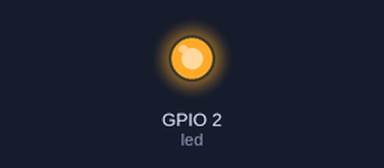
A sketch run on a simulated ESP8266 (NodeMCU). Parts: output pins drawn as LEDs (lit = HIGH). WiFi joins after 1.5 s; servers stay silent unless stated; what the sketch prints to the serial monitor is not drawn.

Above: at 0.1 s.
At 1.5 s:
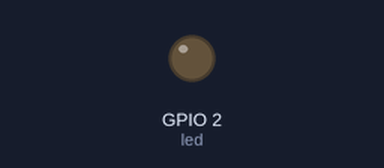
Timing chart, 0 to 3.1 s (numbered marks = the images above):
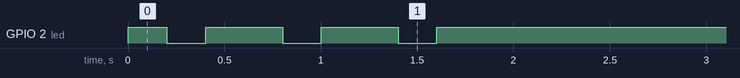

The sketch:

HelloServer.ino
```cpp
#include <ESP8266WiFi.h>
#include <WiFiClient.h>
#include <ESP8266WebServer.h>

const char* ssid = "xxx";
const char* password = "xxx";


ESP8266WebServer server(80);

const int led = 2;

void handle_root() {
  //digitalWrite(led, 1);
  server.send(200, "text/html", "<!DOCTYPE html><html><head></head><body>Hello from esp8266!<br>Light: <a href=\"on\">on</a>, <a href=\"off\">off</a></body></html>");
  //delay(100);
  //digitalWrite(led, 0);
}

void setup(void)
{
  Serial.begin(115200);
  pinMode(led, OUTPUT);
  digitalWrite(led, 0);

  // Connect to WiFi network
  WiFi.begin(ssid, password);
  Serial.println("");

  // Wait for connection
  while (WiFi.status() != WL_CONNECTED) {
    digitalWrite(led, 1);
    delay(200);
    digitalWrite(led, 0);
    delay(200);
    digitalWrite(led, 1);
    delay(200);
    digitalWrite(led, 0);
    Serial.print(".");
  }
  digitalWrite(led, 1);

  Serial.println("");
  Serial.print("Connected to ");
  Serial.println(ssid);
  Serial.print("IP address: ");
  Serial.println(WiFi.localIP());

  server.on("/", handle_root);

  server.on("/on", [](){
    server.send(200, "text/html", "<!DOCTYPE html><html><head><meta http-equiv=\"refresh\" content=\"0; url=.\"></head><body></body></html>");
    digitalWrite(led, 1);
  });
  server.on("/off", [](){
    server.send(200, "text/html", "<!DOCTYPE html><html><head><meta http-equiv=\"refresh\" content=\"0; url=.\"></head><body></body></html>");
    digitalWrite(led, 0);
  });

  server.begin();
  Serial.println("HTTP server started");
}

void loop(void)
{
  server.handleClient();
}
```
